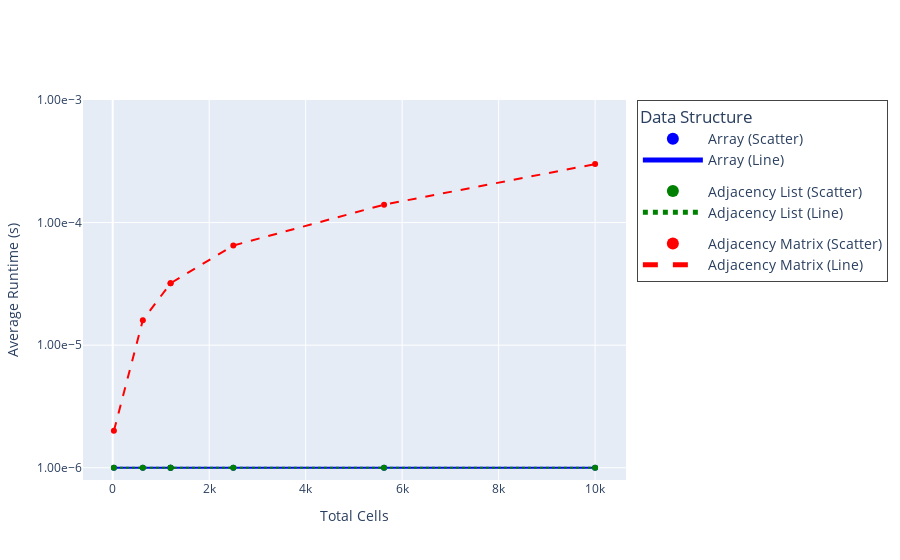

Notebook source saved alongside this figure:
### Code cell
import plotly.graph_objects as go

# Create the scatter plot for Array
array_scatter = go.Scatter(
    x=arrayFunctionsDF['totalCells'],
    y=arrayFunctionsDF['neighbours()'],
    mode='markers',
    marker=dict(color='blue'),
    legendgroup='Array',
    name='Array (Scatter)',
    hovertemplate='Total Cells: %{x}<br>Average Runtime (s): %{y:.2e}'
)

# Create the line plot for Array
array_line = go.Scatter(
    x=arrayFunctionsDF['totalCells'],
    y=arrayFunctionsDF['neighbours()'],
    mode='lines',
    line=dict(color='blue', dash='solid'),
    legendgroup='Array',
    name='Array (Line)',
    hovertemplate='Total Cells: %{x}<br>Average Runtime (s): %{y:.2e}'
)

# Create the scatter plot for Adjacency List
adjlist_scatter = go.Scatter(
    x=adjListFunctionsDF['totalCells'],
    y=adjListFunctionsDF['neighbours()'],
    mode='markers',
    marker=dict(color='green'),
    legendgroup='Adjacency List',
    name='Adjacency List (Scatter)',
    hovertemplate='Total Cells: %{x}<br>Average Runtime (s): %{y:.2e}'
)

# Create the line plot for Adjacency List
adjlist_line = go.Scatter(
    x=adjListFunctionsDF['totalCells'],
    y=adjListFunctionsDF['neighbours()'],
    mode='lines',
    line=dict(color='green', dash='dot'),
    legendgroup='Adjacency List',
    name='Adjacency List (Line)',
    hovertemplate='Total Cells: %{x}<br>Average Runtime (s): %{y:.2e}'
)

# Create the scatter plot for Adjacency Matrix
adjmat_scatter = go.Scatter(
    x=adjMatFunctionsDF['totalCells'],
    y=adjMatFunctionsDF['neighbours()'],
    mode='markers',
    marker=dict(color='red'),
    legendgroup='Adjacency Matrix',
    name='Adjacency Matrix (Scatter)',
    hovertemplate='Total Cells: %{x}<br>Average Runtime (s): %{y:.2e}'
)

# Create the line plot for Adjacency Matrix
adjmat_line = go.Scatter(
    x=adjMatFunctionsDF['totalCells'],
    y=adjMatFunctionsDF['neighbours()'],
    mode='lines',
    line=dict(color='red', dash='dash'),
    legendgroup='Adjacency Matrix',
    name='Adjacency Matrix (Line)',
    hovertemplate='Total Cells: %{x}<br>Average Runtime (s): %{y:.2e}'
)

# Combine the scatter and line plots for all data structures
fig_combine = go.Figure(data=[array_scatter, array_line, adjlist_scatter, adjlist_line, adjmat_scatter, adjmat_line])

# Update the layout with logarithmic y-axis, scientific notation, and larger legend
fig_combine.update_layout(
    xaxis_title='Total Cells',
    yaxis_title='Average Runtime (s)',
    legend_title='Data Structure',
    yaxis_type='log',
    yaxis_tickformat='.2e',  # Display tick labels in scientific notation with 2 decimal places
    yaxis_tickvals=[1e-7, 1e-6, 1e-5, 1e-4, 1e-3],  # Custom tick values
    yaxis_range=[-6.1, -3],  # Set the y-axis range to accommodate the custom tick values
    legend=dict(
        font=dict(size=14),  # Increase the font size of the legend
        itemsizing='constant',  # Keep the legend item sizes constant
        itemwidth=60,  # Set a wider width for the legend items
        itemclick='toggleothers',  # Allow clicking on legend items to toggle visibility
        borderwidth=1  # Add a border around the legend
    )
)

fig_combine.show()

### Figure 1 — Plotly figure (JSON) as saved in the notebook; plotly's stock layout.template omitted (floating-point values rounded to 4 significant figures)
{"data": [{"hovertemplate": "Total Cells: %{x}<br>Average Runtime (s): %{y:.2e}", "legendgroup": "Array", "marker": {"color": "blue"}, "mode": "markers", "name": "Array (Scatter)", "type": "scatter", "x": [25, 625, 1200, 1200, 2500, 5625, 10000], "y": [1e-06, 1e-06, 1e-06, 1e-06, 1e-06, 1e-06, 1e-06]}, {"hovertemplate": "Total Cells: %{x}<br>Average Runtime (s): %{y:.2e}", "legendgroup": "Array", "line": {"color": "blue", "dash": "solid"}, "mode": "lines", "name": "Array (Line)", "type": "scatter", "x": [25, 625, 1200, 1200, 2500, 5625, 10000], "y": [1e-06, 1e-06, 1e-06, 1e-06, 1e-06, 1e-06, 1e-06]}, {"hovertemplate": "Total Cells: %{x}<br>Average Runtime (s): %{y:.2e}", "legendgroup": "Adjacency List", "marker": {"color": "green"}, "mode": "markers", "name": "Adjacency List (Scatter)", "type": "scatter", "x": [25, 625, 1200, 1200, 2500, 5625, 10000], "y": [1e-06, 1e-06, 1e-06, 1e-06, 1e-06, 1e-06, 1e-06]}, {"hovertemplate": "Total Cells: %{x}<br>Average Runtime (s): %{y:.2e}", "legendgroup": "Adjacency List", "line": {"color": "green", "dash": "dot"}, "mode": "lines", "name": "Adjacency List (Line)", "type": "scatter", "x": [25, 625, 1200, 1200, 2500, 5625, 10000], "y": [1e-06, 1e-06, 1e-06, 1e-06, 1e-06, 1e-06, 1e-06]}, {"hovertemplate": "Total Cells: %{x}<br>Average Runtime (s): %{y:.2e}", "legendgroup": "Adjacency Matrix", "marker": {"color": "red"}, "mode": "markers", "name": "Adjacency Matrix (Scatter)", "type": "scatter", "x": [25, 625, 1200, 1200, 2500, 5625, 10000], "y": [2e-06, 1.6e-05, 3.2e-05, 3.2e-05, 6.5e-05, 0.00014, 0.0003]}, {"hovertemplate": "Total Cells: %{x}<br>Average Runtime (s): %{y:.2e}", "legendgroup": "Adjacency Matrix", "line": {"color": "red", "dash": "dash"}, "mode": "lines", "name": "Adjacency Matrix (Line)", "type": "scatter", "x": [25, 625, 1200, 1200, 2500, 5625, 10000], "y": [2e-06, 1.6e-05, 3.2e-05, 3.2e-05, 6.5e-05, 0.00014, 0.0003]}], "layout": {"autosize": true, "legend": {"borderwidth": 1, "font": {"size": 14}, "itemclick": "toggleothers", "itemsizing": "constant", "itemwidth": 60, "title": {"text": "Data Structure"}}, "xaxis": {"autorange": true, "range": [-1359.0, 11380.0], "title": {"text": "Total Cells"}, "type": "linear"}, "yaxis": {"range": [-6.1, -3], "tickformat": ".2e", "tickvals": [1e-07, 1e-06, 1e-05, 0.0001, 0.001], "title": {"text": "Average Runtime (s)"}, "type": "log"}}}
